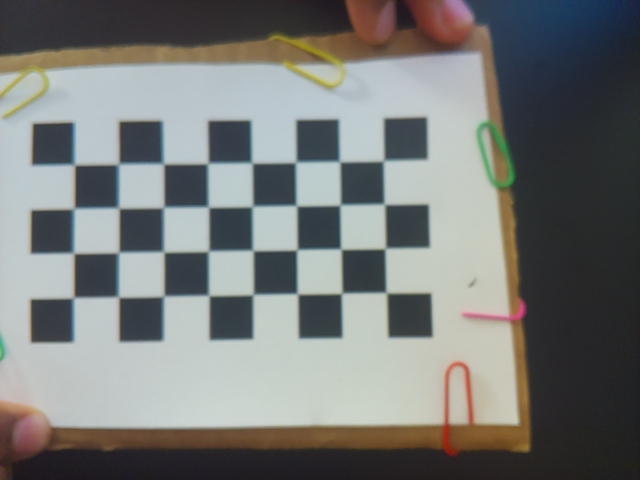
#> input picture CameraCalibration/Calimages/caliImage0.png, 640 x 480 px; its folder holds 5 pictures in this run
$ python calibration.py
#> lines starting #> are read from the running program, lines starting #| are printed output that depends on the picture; after the words box and inside, x2 and y2 are one past the last pixel; in counts of white or black regions, pixels touching at a corner belong together
import numpy as np
import cv2 as cv
import glob
import pickle


################ FIND CHESSBOARD CORNERS - OBJECT POINTS AND IMAGE POINTS #############################
chessboardSize = (8,4)
frameSize = (640,480)


# termination criteria
criteria = (cv.TERM_CRITERIA_EPS + cv.TERM_CRITERIA_MAX_ITER, 30, 0.001)


# prepare object points, like (0,0,0), (1,0,0), (2,0,0) ....,(6,5,0)
objp = np.zeros((chessboardSize[0] * chessboardSize[1], 3), np.float32)
objp[:,:2] = np.mgrid[0:chessboardSize[0],0:chessboardSize[1]].T.reshape(-1,2)

size_of_chessboard_squares_mm = 13
objp = objp * size_of_chessboard_squares_mm


# Arrays to store object points and image points from all the images.
objpoints = [] # 3d point in real world space
imgpoints = [] # 2d points in image plane.


images = (glob.glob('/home/kjacks/project/auto/tissueRetraction/repos/CameraCalibration/Calimages/*.png'))

for image in images:

    img = cv.imread(image)
#> img is the input picture: shape (480, 640, 3); mean B, G, R 119.2, 121.3, 119.3
    gray = cv.cvtColor(img, cv.COLOR_BGR2GRAY)
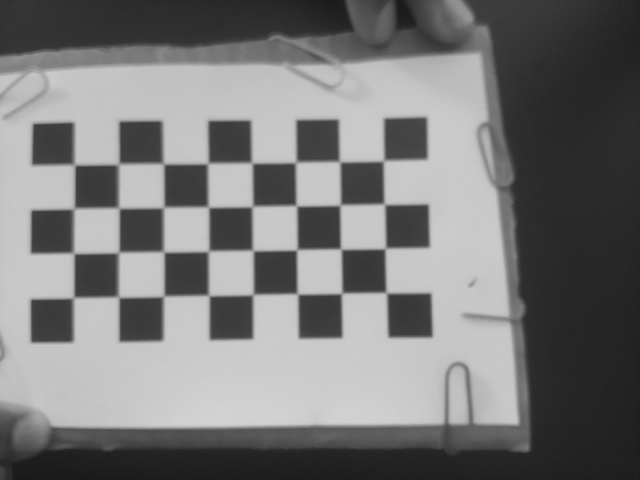
#> gray: shape (480, 640); min 22, max 211, mean 120.5

    # Find the chess board corners
    ret, corners = cv.findChessboardCorners(gray, chessboardSize, None)
#> ret = True; corners = 32 rows, first 8: [73.5, 165], [118.5, 164], [164.5, 164.9], [208.4, 163.3], [252.6, 163.9], [294.8, 163.4], [340.3, 162.7], [382.7, 161.8]

    # If found, add object points, image points (after refining them)
    if ret == True:

        objpoints.append(objp)
        corners2 = cv.cornerSubPix(gray, corners, (11,11), (-1,-1), criteria)
#> corners2 = 32 rows, first 8: [74.41, 164.8], [118.6, 164.1], [163.4, 163.8], [207.8, 163.4], [251.9, 162.9], [295.7, 162.3], [339.6, 161.6], [383.5, 160.8]
        imgpoints.append(corners)

        # Draw and display the corners
        cv.drawChessboardCorners(img, chessboardSize, corners2, ret)
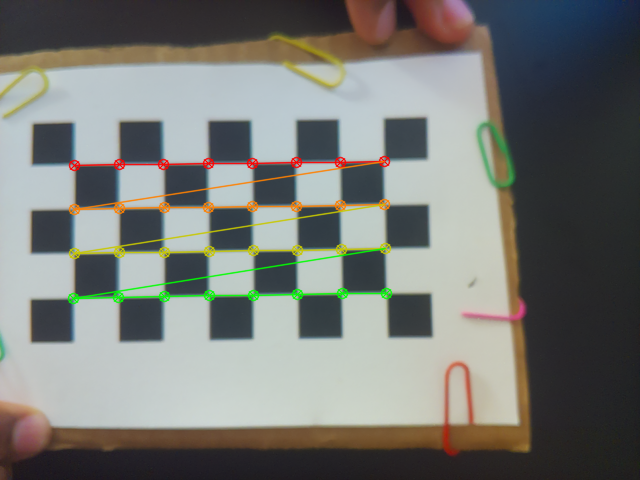
#> img: shape (480, 640, 3); 2.95% of pixels changed, all inside (x1, y1, x2, y2) = (67, 155, 393, 305)
        cv.imshow('img', img)
        cv.waitKey(1000)
#> pass 2 of the loop `for image in images:`:
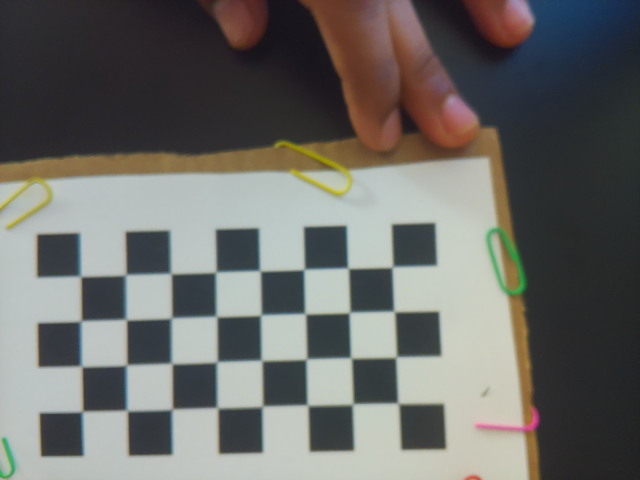
#> input picture CameraCalibration/Calimages/caliImage1.png, 640 x 480 px
#> img is the input picture: shape (480, 640, 3); mean B, G, R 103.6, 107.1, 107.4
#> `gray = cv.cvtColor(img, cv.COLOR_BGR2GRAY)`:
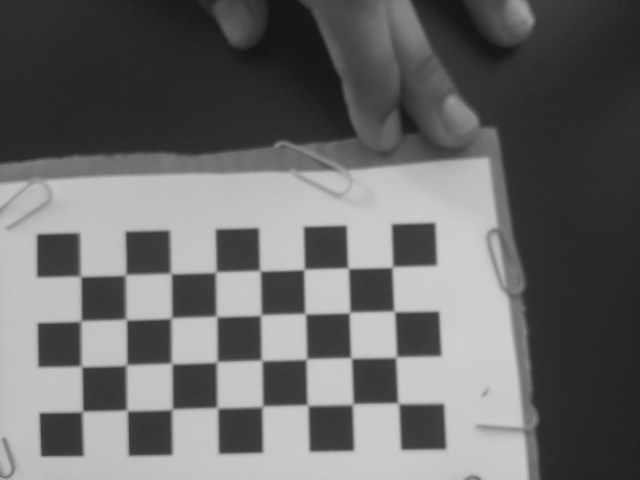
#> gray: shape (480, 640); min 20, max 208, mean 106.8
#> corners = 32 rows, first 8: [81.94, 277.1], [125, 274.5], [170.6, 273.1], [215, 273], [260.9, 271.6], [303.2, 270.3], [348.9, 269], [391.5, 268]
#> corners2 = 32 rows, first 8: [80.53, 276.4], [125.6, 274.9], [170.9, 273.6], [215.7, 272.2], [260, 270.8], [304.1, 269.5], [348.1, 268.2], [392.4, 267.1]
#> `cv.drawChessboardCorners(img, chessboardSize, corners2, ret)`:
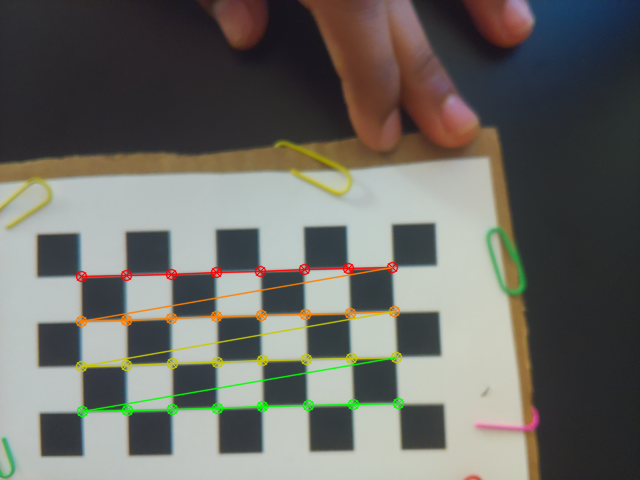
#> img: shape (480, 640, 3); 2.98% of pixels changed, all inside (x1, y1, x2, y2) = (75, 261, 405, 418)
#> pass 3 of the loop `for image in images:`:
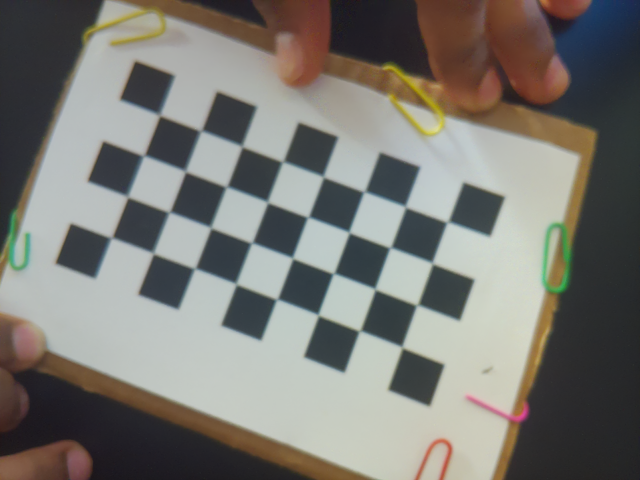
#> input picture CameraCalibration/Calimages/caliImage10.png, 640 x 480 px
#> img is the input picture: shape (480, 640, 3); mean B, G, R 115.4, 120.9, 122.3
#> `gray = cv.cvtColor(img, cv.COLOR_BGR2GRAY)`:
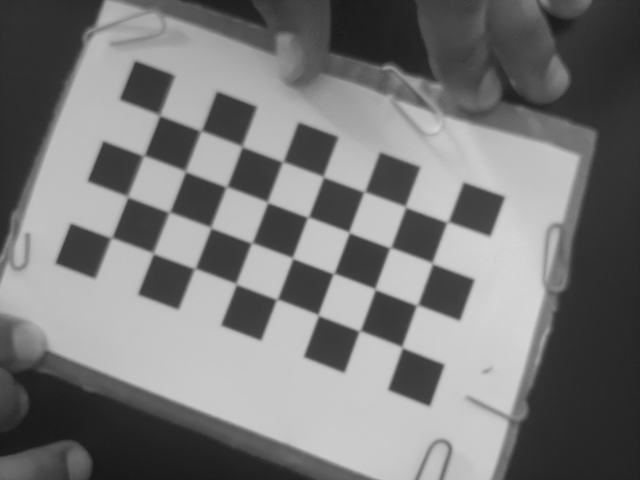
#> gray: shape (480, 640); min 22, max 215, mean 120.7
#> corners = 32 rows, first 8: [159.7, 116.7], [200.5, 130.5], [241.5, 146.5], [281.7, 162.9], [323.4, 178], [363.1, 192.5], [405.5, 208.3], [446.2, 222.9]
#> corners2 = 32 rows, first 8: [159.6, 115.1], [200.9, 130.8], [242, 146.3], [282.7, 161.7], [323.3, 176.7], [364.2, 191.7], [405.4, 206.7], [447.5, 222]
#> `cv.drawChessboardCorners(img, chessboardSize, corners2, ret)`:
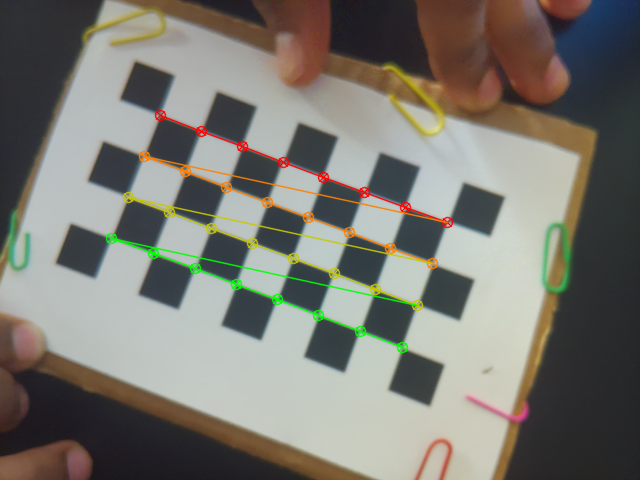
#> img: shape (480, 640, 3); 2.85% of pixels changed, all inside (x1, y1, x2, y2) = (105, 109, 454, 354)
#> the loop made 5 passes; the first 3 are shown


cv.destroyAllWindows()

############# CALIBRATION #######################################################

ret, cameraMatrix, dist, rvecs, tvecs = cv.calibrateCamera(objpoints, imgpoints, frameSize, None, None)

# Save the camera calibration result for later use (we won't worry about rvecs / tvecs)
pickle.dump((cameraMatrix, dist), open( "calibration.pkl", "wb" ))
pickle.dump(cameraMatrix, open( "cameraMatrix.pkl", "wb" ))
pickle.dump(dist, open( "dist.pkl", "wb" ))


############## UNDISTORTIO#####################################################

img = cv.imread(r'/home/kjacks/project/auto/tissueRetraction/repos/CameraCalibration/Calimages/caliImage0.png')
h,  w = img.shape[:2]
#> h = 480; w = 640
newCameraMatrix, roi = cv.getOptimalNewCameraMatrix(cameraMatrix, dist, (w,h), 1, (w,h))


# Undistort
dst = cv.undistort(img, cameraMatrix, dist, None, newCameraMatrix)
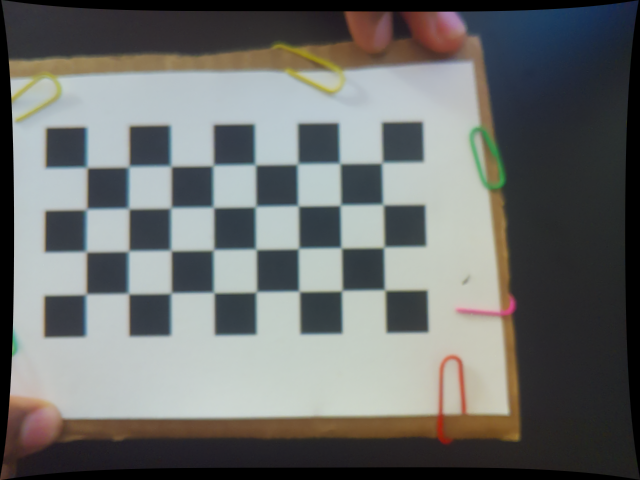
#> dst: shape (480, 640, 3); mean B, G, R 109.4, 111.3, 109.3

# crop the image
x, y, w, h = roi
dst = dst[y:y+h, x:x+w]
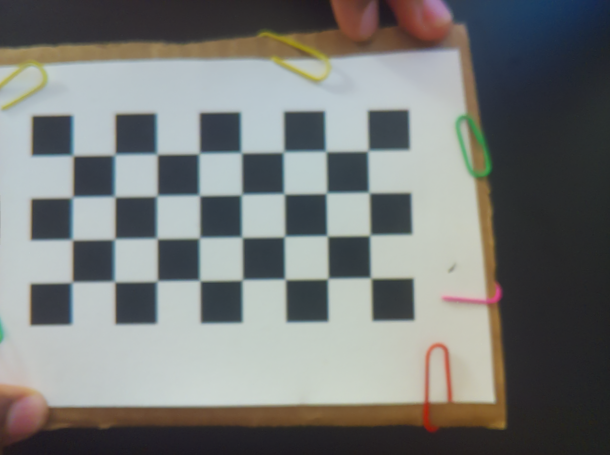
#> dst: shape (455, 610, 3); mean B, G, R 119.8, 121.9, 119.8
cv.imwrite('/home/kjacks/project/auto/tissueRetraction/repos/CameraCalibration/Calresult/result' + '.png', dst)


# [13 lines of commented-out code are left out]
mean_error = 0

for i in range(len(objpoints)):
    imgpoints2, _ = cv.projectPoints(objpoints[i], rvecs[i], tvecs[i], cameraMatrix, dist)
    error = cv.norm(imgpoints[i], imgpoints2, cv.NORM_L2)/len(imgpoints2)
    mean_error += error

print( "total error: {}".format(mean_error/len(objpoints)) )
print(dist)
print (cameraMatrix)
print (newCameraMatrix)
